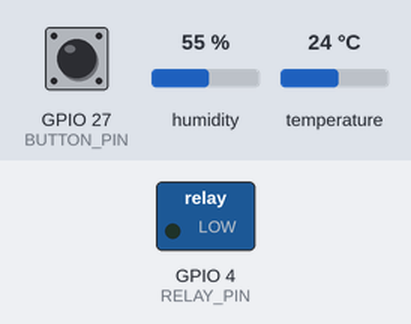
This sketch was run on a simulated ESP32. Parts: switched loads named in the sketch (green lamp = pin HIGH). Inputs (shaded band) come from the test bench; at power-on: humidity 55 %, GPIO 27 (BUTTON_PIN) HIGH, temperature 24 °C. WiFi joins after 1.5 s; servers stay silent unless stated; uploads are accepted with an empty reply; what the sketch prints to the serial monitor is not drawn.

Above: at 2.7 s.
2.8 s: humidity set to 58 %
5.3 s: humidity set to 61 %
At 7.2 s:
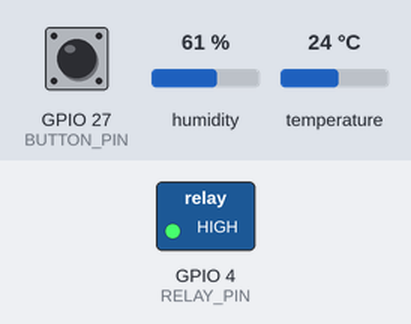
9.2 s: GPIO 27 (BUTTON_PIN) pulled LOW for 0.15 s
At 9.7 s:
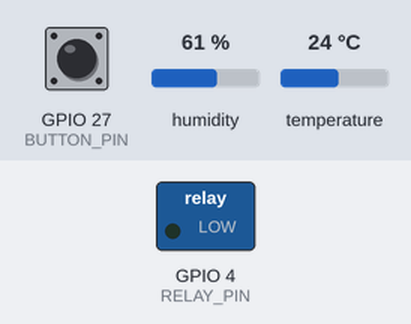
11.4 s: GPIO 27 (BUTTON_PIN) pulled LOW for 1 s
At 12.0 s:
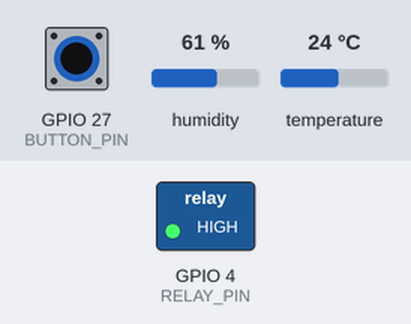
13.9 s: GPIO 27 (BUTTON_PIN) pulled LOW for 3.2 s
At 15.2 s:
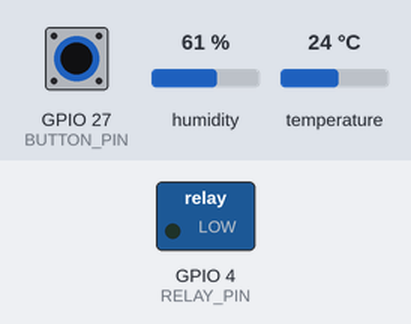
18.6 s: humidity set to 22 %
At 19.4 s:
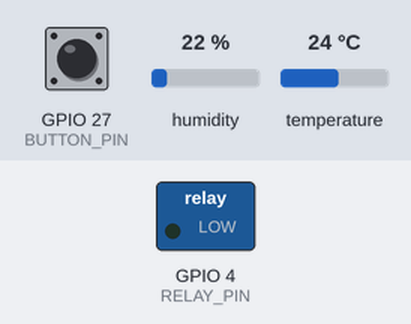
Timing chart, 0 to 21.6 s (numbered marks = the images above; inputs shaded):
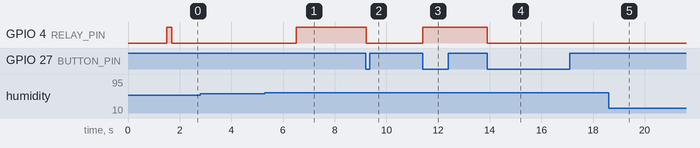

Measured:
- the behaviour switches between 59 and 60 % on humidity (found by bisection; images 0 and 1)
- after the input at 2.8 s, every drawn part: stays the same
- after the input at 5.3 s, GPIO 4 (RELAY_PIN): LOW → HIGH after 1.2 s
- after the input at 9.2 s, GPIO 4 (RELAY_PIN): HIGH → LOW at once
- after the input at 11.4 s, GPIO 4 (RELAY_PIN): LOW → HIGH at once
- after the input at 13.9 s, GPIO 4 (RELAY_PIN): HIGH → LOW at once
- after the input at 18.6 s, GPIO 4 (RELAY_PIN): stays LOW (without the input it goes to HIGH after 6.5 s)

The sketch:

hethongthiugianthuc.ino
```cpp
#include <Arduino.h>
#include "DHT.h"
#include <WiFi.h>
#include <HTTPClient.h>
#include <ArduinoJson.h>

#define DHTPIN 14
#define DHTTYPE DHT11
#define RELAY_PIN 4
#define BUTTON_PIN 27
#define HUMIDITY_THRESHOLD 60

// WiFi credentials
const char* ssid = "duy";
const char* password = "11111111";

// Server details
const char* serverUrl = "http://192.168.137.1:5000";

DHT dht(DHTPIN, DHTTYPE);
float currentHumidity = 0.0;
float currentTemperature = 0.0;

bool manualOverride = false; // biến để kiểm soát trạng thái bơm bằng tay
bool manualPumpState = false; // biến để lưu trạng thái bơm khi điều khiển bằng tay
unsigned long manualStartTime = 0; // thời gian bắt đầu điều khiển bằng tay
const unsigned long manualTimeout = 10000; // 10 giây

void sendSensorData() {
  HTTPClient http;

  // Create JSON object
  StaticJsonDocument<200> doc;
  doc["temperature"] = currentTemperature;
  doc["humidity"] = currentHumidity;
  doc["pump_state"] = (digitalRead(RELAY_PIN) == LOW);

  String jsonString;
  serializeJson(doc, jsonString);

  // Send POST request
  http.begin(String(serverUrl) + "/update_sensor");
  http.addHeader("Content-Type", "application/json");

  int httpResponseCode = http.POST(jsonString);

  if (httpResponseCode > 0) {
    Serial.printf("[HTTP] POST success: %d\n", httpResponseCode);
  } else {
    Serial.printf("[HTTP] POST failed: %s\n", http.errorToString(httpResponseCode).c_str());
  }

  http.end();
}

void ReadSensorTask(void *pvParameters) {
  for (;;) {//
    currentHumidity = dht.readHumidity();
    currentTemperature = dht.readTemperature();

    if (!isnan(currentHumidity) && !isnan(currentTemperature)) {
      Serial.printf("[Sensor] Temp: %.1f°C | Humi: %.1f%%\n", currentTemperature, currentHumidity);
      sendSensorData();
    }

    vTaskDelay(pdMS_TO_TICKS(2000));
  }
}

void checkWebCommand() {
  HTTPClient http;
  http.begin(String(serverUrl) + "/check_command");

  int httpResponseCode = http.GET();
  if (httpResponseCode > 0) {
    String response = http.getString();
    StaticJsonDocument<200> doc;// cân chỉnh kích thước nếu cần
    DeserializationError error = deserializeJson(doc, response);//

    if (!error && doc["has_command"]) {
      bool command = doc["command"];
      manualOverride = true;
      manualPumpState = command;
      manualStartTime = millis();
      Serial.printf("[Web] Received command: %s\n", command ? "BẬT" : "TẮT");
    }
  }

  http.end();
}

void ControlRelayTask(void *pvParameters) {
  for (;;) {
    if (!manualOverride) {
      checkWebCommand();  // Check for web commands when not in manual override
    }

    if (manualOverride) {
      digitalWrite(RELAY_PIN, manualPumpState ? LOW : HIGH);
      Serial.println("[Relay] Điều khiển bằng TAY!");

      if (millis() - manualStartTime >= manualTimeout) {
        manualOverride = false;
        Serial.println("[Relay] Hết 10s → Trở lại chế độ TỰ ĐỘNG");
        manualPumpState = (currentHumidity < HUMIDITY_THRESHOLD);
      }
    } else {
      if (currentHumidity < HUMIDITY_THRESHOLD) {
        digitalWrite(RELAY_PIN, LOW); // Bật bơm
        Serial.println("[Relay] Độ ẩm thấp → BẬT bơm");
      } else {
        digitalWrite(RELAY_PIN, HIGH); // Tắt bơm
        Serial.println("[Relay] Độ ẩm đủ → TẮT bơm");
      }
      manualPumpState = (digitalRead(RELAY_PIN) == LOW);
    }

    vTaskDelay(pdMS_TO_TICKS(1000));
  }
}

void ButtonTask(void *pvParameters) {
  bool lastState = HIGH;
  unsigned long lastDebounceTime = 0;
  const unsigned long debounceDelay = 200; // 200ms debounce time

  for (;;) {
    bool currentState = digitalRead(BUTTON_PIN);

    if (lastState == HIGH && currentState == LOW) {
      if (millis() - lastDebounceTime > debounceDelay) {
        manualOverride = true;
        manualPumpState = !manualPumpState;
        manualStartTime = millis();

        // Directly control relay
        digitalWrite(RELAY_PIN, manualPumpState ? LOW : HIGH);

        Serial.printf("[Button] Nhấn nút → Chuyển trạng thái bơm thành: %s\n",
                    manualPumpState ? "BẬT" : "TẮT");

        lastDebounceTime = millis();
      }
    }

    lastState = currentState;
    vTaskDelay(pdMS_TO_TICKS(20));
  }
}

void setup() {
  Serial.begin(115200);

  // Connect to WiFi
  WiFi.begin(ssid, password);
  Serial.print("Connecting to WiFi");
  while (WiFi.status() != WL_CONNECTED) {
    delay(500);
    Serial.print(".");
  }
  Serial.println("\nConnected to WiFi");
  Serial.print("IP address: ");
  Serial.println(WiFi.localIP());

  dht.begin();

  pinMode(RELAY_PIN, OUTPUT);
  digitalWrite(RELAY_PIN, HIGH); // Tắt bơm ban đầu

  pinMode(BUTTON_PIN, INPUT_PULLUP);

  // Button task highest priority
  xTaskCreate(ButtonTask, "Button", 2048, NULL, 3, NULL);

  // Web control and relay control medium priority
  xTaskCreate(ControlRelayTask, "ControlRelay", 4096, NULL, 2, NULL);

  // Sensor reading lowest priority
  xTaskCreate(ReadSensorTask, "ReadSensor", 8192, NULL, 1, NULL);
}

void loop() {
  // Không cần dùng loop
}
```
